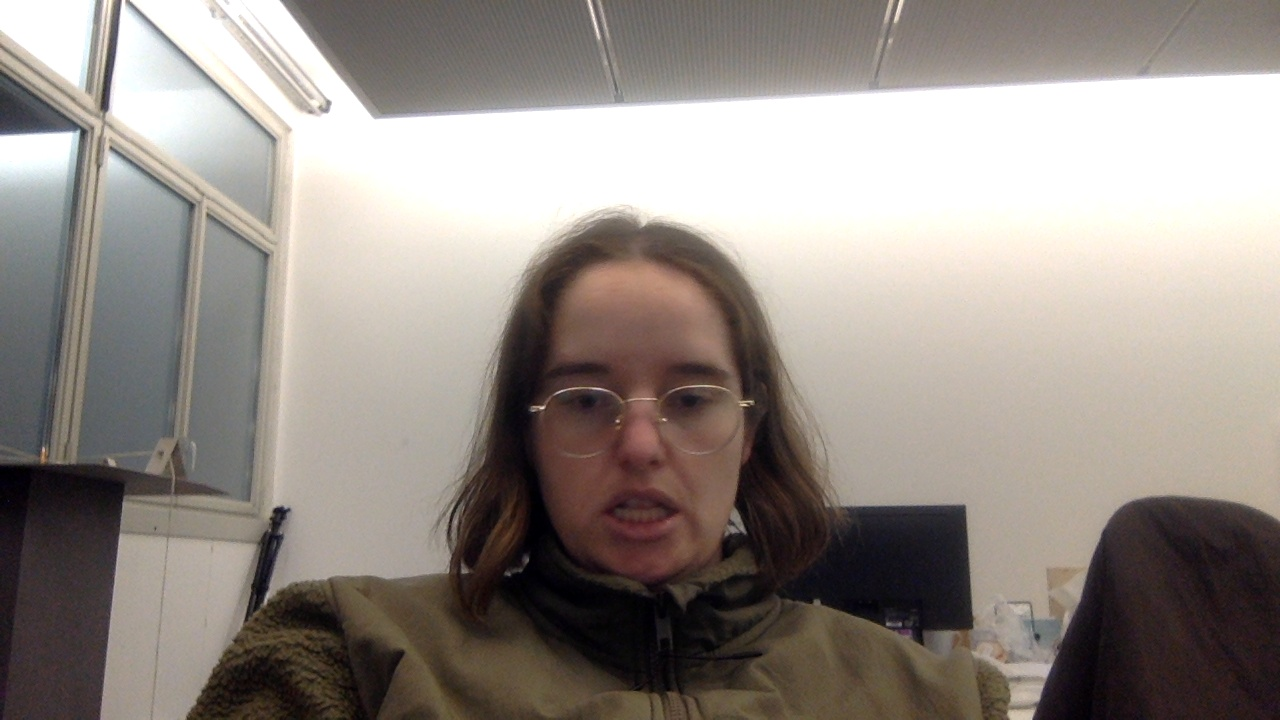
#> input picture python/virtual-painting-main/frames/frame_0.jpg, 1280 x 720 px
$ python -i main-mac-ver.py   (imports and definitions only)
#> lines starting #> are read from the running program, lines starting #| are printed output that depends on the picture; after the words box and inside, x2 and y2 are one past the last pixel; in counts of white or black regions, pixels touching at a corner belong together
#> further down, picture is the input picture: shape (720, 1280, 3); mean B, G, R 135.2, 141.4, 149.4
import cv2
import numpy as np
import pygame
from pygame.locals import QUIT

circle_sensitivity = 50  # adjust this value for circle sensitivity, lower values make it more sensitive
dark_color_sensitivity = 170  # adjust this value for dark color sensitivity

def detect_dark_color(frame):
    """
    Detects dark colors in a frame.
    """
    frame_hsv = cv2.cvtColor(frame, cv2.COLOR_BGR2HSV)
#> frame_hsv: shape (720, 1280, 3); mean H, S, V 36.5, 40.9, 150.1

    # Define the lower and upper bounds for dark colors (black)
    lower_bound = np.array([0, 0, 0])
    upper_bound = np.array([179, 255, dark_color_sensitivity])

    # Create a mask for dark colors
    mask = cv2.inRange(frame_hsv, lower_bound, upper_bound)
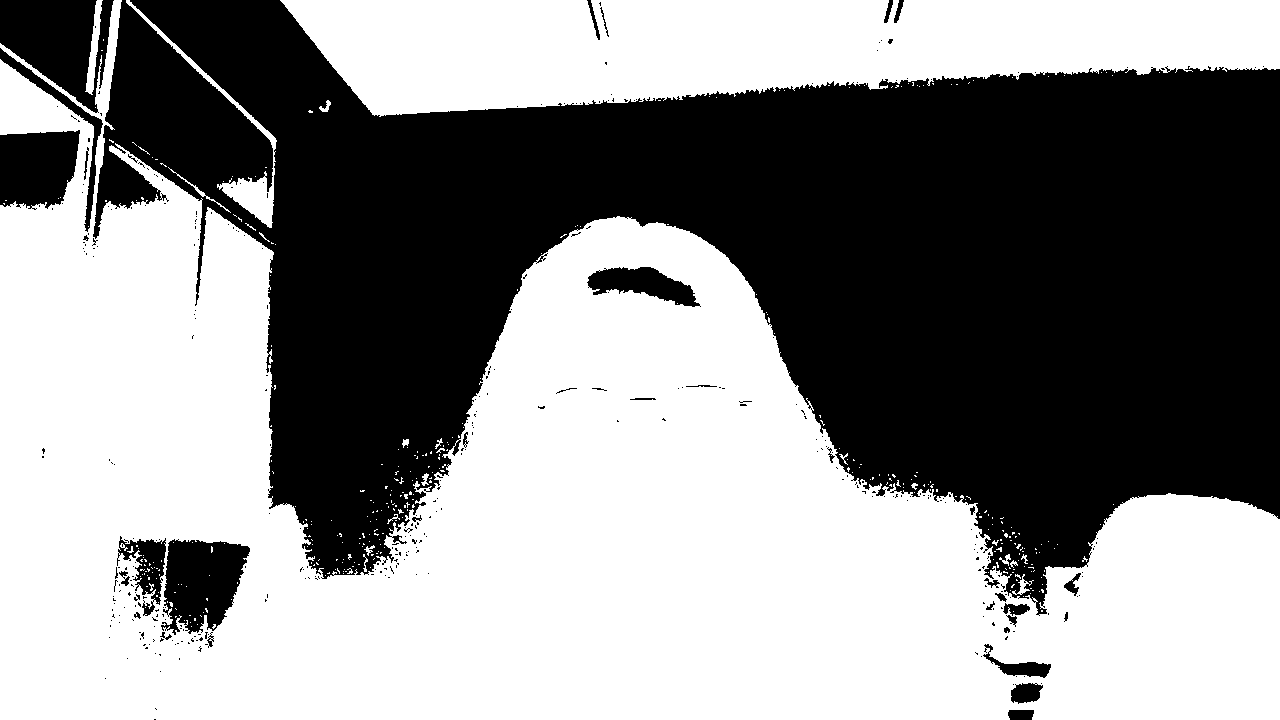
#> mask: shape (720, 1280); 55.4% white; 369 black regions (333 under 20 px)
    dark_contours, _ = cv2.findContours(mask, cv2.RETR_EXTERNAL, cv2.CHAIN_APPROX_SIMPLE)
#> dark_contours = 312 contours, 301 with area under 20; largest, box (x1, y1, x2, y2) and area: (0, 0, 1280, 720) 430356, (280, 0, 1280, 117) 84155, (126, 0, 277, 228) 2193, (85, 0, 103, 95) 546, (1012, 574, 1034, 595) 83

    return dark_contours

def draw_circle(frame, center, radius, color):
    """
    Draws a filled circle on the frame.
    """
    cv2.circle(frame, center, radius, color, thickness=cv2.FILLED)

def draw_bordered_rectangle(frame, center, size, border_thickness, color):
    """
    Draws a bordered rectangle on the frame.
    """
    x, y = center
    half_size = int(size / 2)
    cv2.rectangle(frame, (x - half_size, y - half_size), (x + half_size, y + half_size), color, thickness=border_thickness)

# Video capture setup
# [1 line not run here, left out]
width, height = 640, 480
# [2 lines not run here, left out]

# Circle parameters
circle_radius_small = 20
circle_radius_large = 50

# Rectangle parameters
rectangle_size = min(width, height) - 20  # 20 pixels smaller than the window size
rectangle_border_thickness = 2
rectangle_center = (int(width / 2), int(height / 2))

# Circle positions
circle_center_top_left = (circle_radius_large, circle_radius_large)
circle_center_top_right = (width - circle_radius_large, circle_radius_large)

# Pygame initialization
# [1 line not run here, left out]
# [1 line that did not run here, left out]
# [48 lines not run here, left out]

>>> import cv2
>>> picture = cv2.imread('frames/frame_0.jpg')
>>> result = detect_dark_color(picture)
#> result has the same summary as dark_contours in detect_dark_color

$ run again, on python/virtual-painting-main/frames/frame_1.jpg
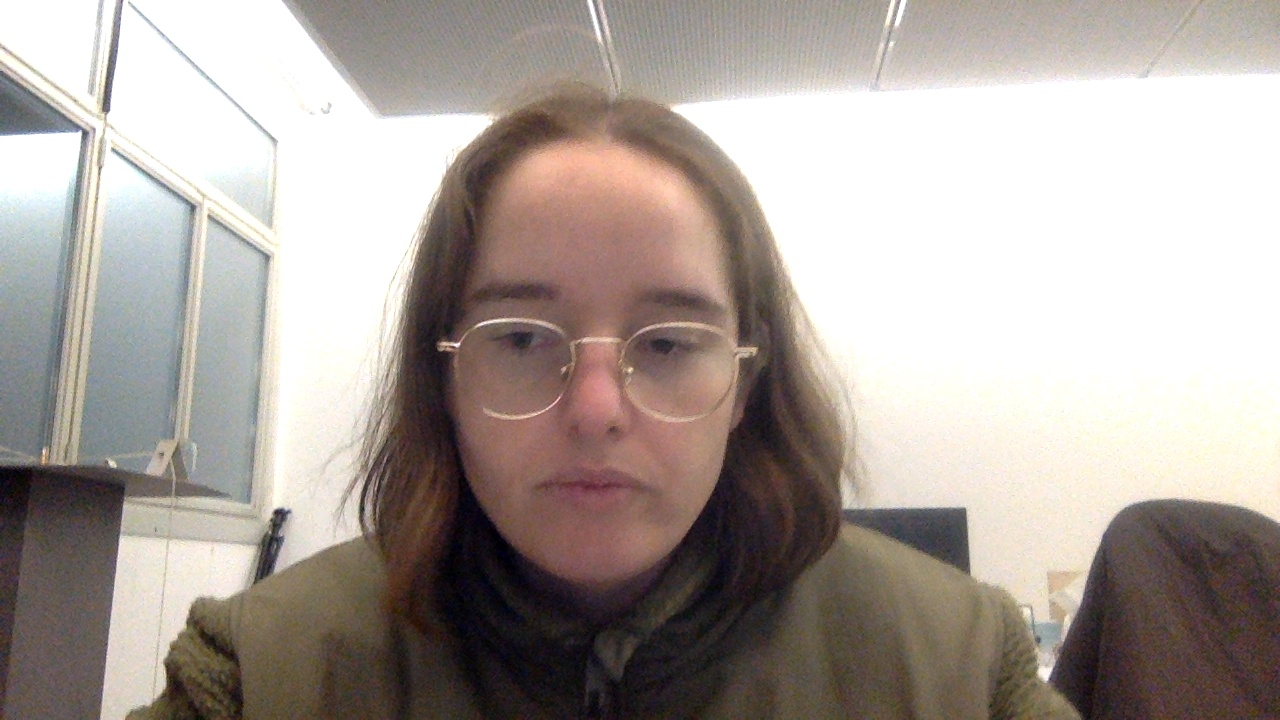
#> input picture python/virtual-painting-main/frames/frame_1.jpg, 1280 x 720 px
#> picture is the input picture: shape (720, 1280, 3); mean B, G, R 154.6, 160.6, 170
#> frame_hsv: shape (720, 1280, 3); mean H, S, V 32.6, 38.9, 171
#> in detect_dark_color, `mask = cv2.inRange(frame_hsv, lower_bound, upper_bound)`:
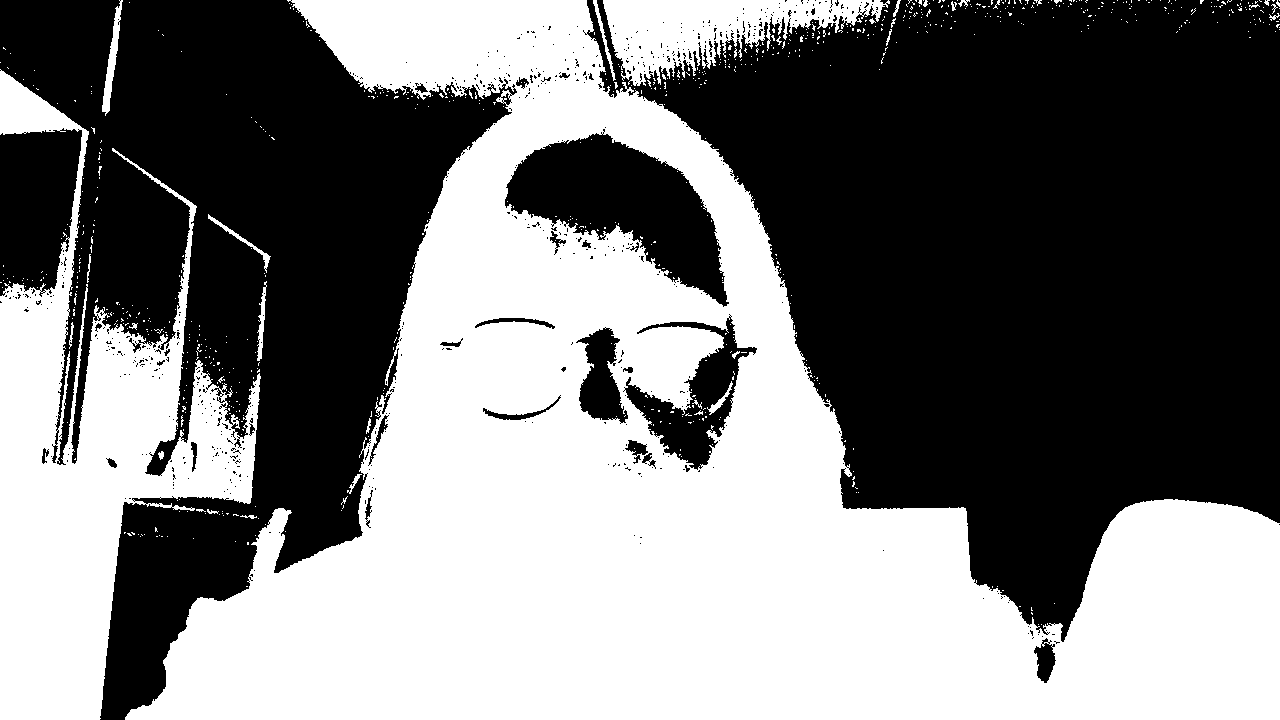
#> mask: shape (720, 1280); 47.7% white; 787 white regions (753 under 20 px)
#> dark_contours = 699 contours, 685 with area under 20; largest, box (x1, y1, x2, y2) and area: (125, 0, 1280, 720) 385978, (0, 69, 261, 720) 66034, (603, 0, 890, 86) 11604, (102, 0, 123, 116) 634, (208, 214, 271, 273) 239
#> result has the same summary as dark_contours in detect_dark_color

$ run again, on python/virtual-painting-main/frames/frame_3.jpg
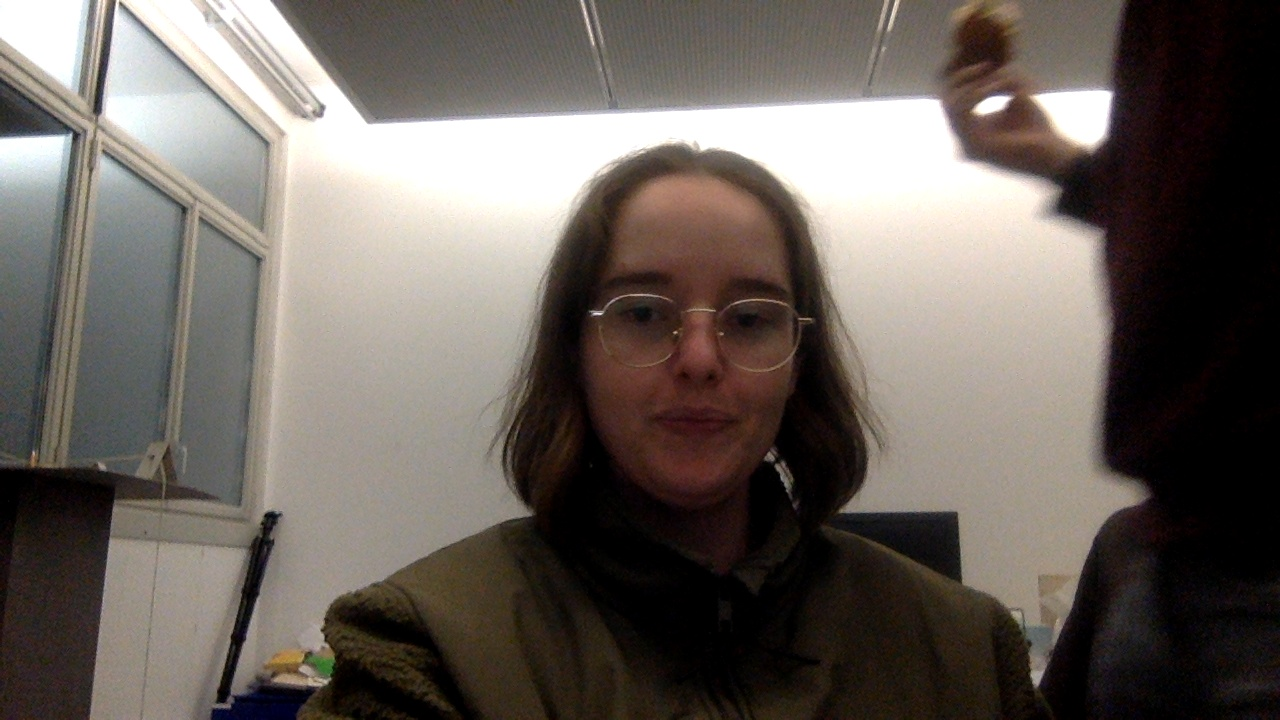
#> input picture python/virtual-painting-main/frames/frame_3.jpg, 1280 x 720 px
#> picture is the input picture: shape (720, 1280, 3); mean B, G, R 93, 99.1, 106.9
#> frame_hsv: shape (720, 1280, 3); mean H, S, V 32.3, 68.4, 107.5
#> in detect_dark_color, `mask = cv2.inRange(frame_hsv, lower_bound, upper_bound)`:
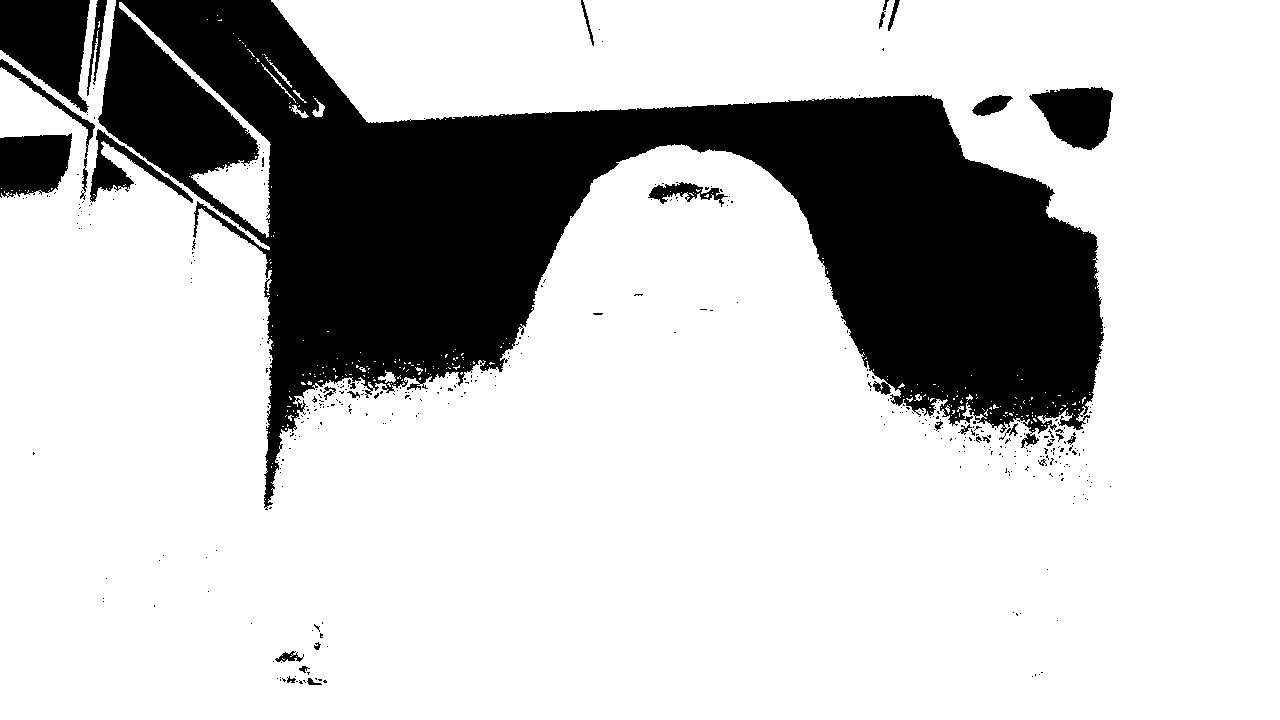
#> mask: shape (720, 1280); 76.9% white; 401 black regions (372 under 20 px)
#> dark_contours = 283 contours, 275 with area under 20; largest, box (x1, y1, x2, y2) and area: (0, 0, 1280, 720) 707286, (119, 2, 271, 238) 4410, (378, 370, 396, 383) 88, (312, 98, 325, 117) 82, (291, 105, 309, 118) 54, (265, 57, 292, 88) 45, (261, 63, 296, 103) 40, (914, 394, 922, 401) 24
#> result has the same summary as dark_contours in detect_dark_color
